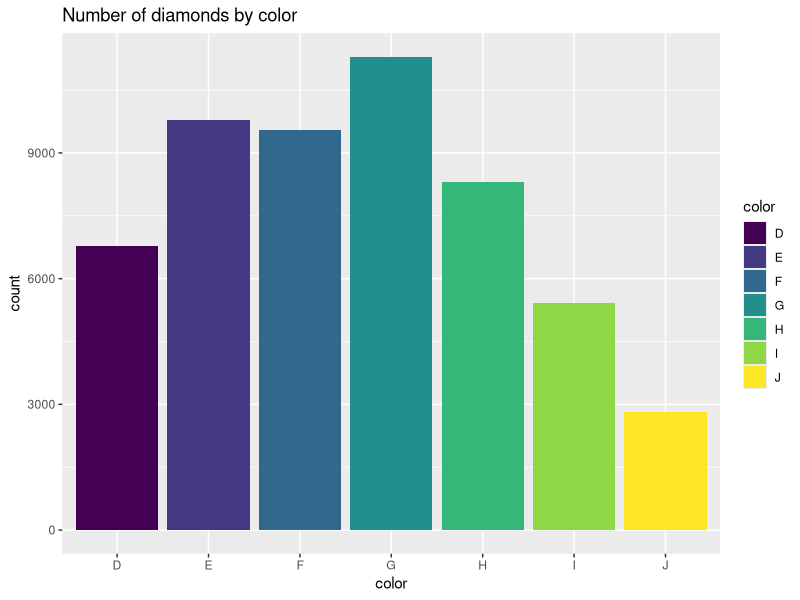
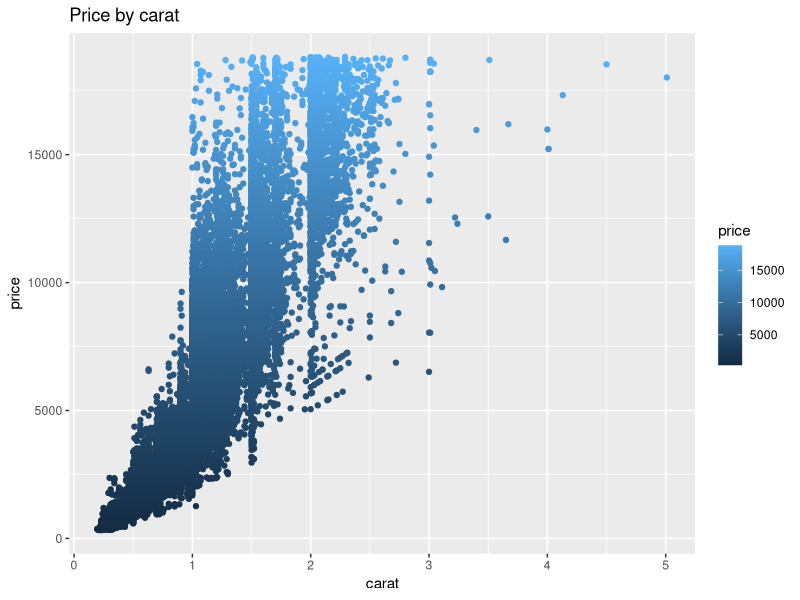
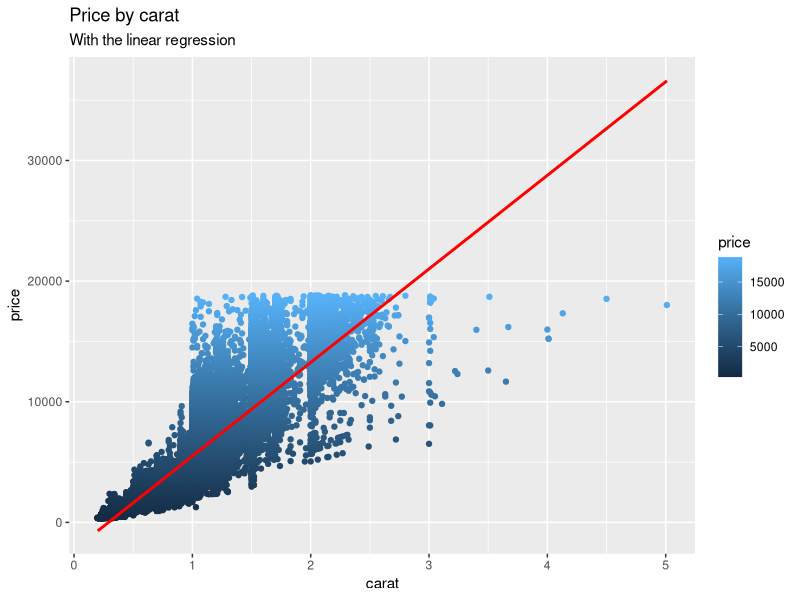

Here is the R script that generated these plots, in order:
## ---- chunk 1
library(tidyverse)
library(ggplot2)
## ---- chunk 2
data('diamonds')
## ---- chunk 3
head(diamonds)
glimpse(diamonds)
## ---- chunk 4
summary(diamonds)
## ---- chunk 5
diamonds%>%
  group_by(color)%>%
  summarize(mean_price_color = mean(diamonds$price), max_price_color = max(diamonds$price), min_price_color = min(diamonds$price))
## ---- chunk 6
diamonds%>%
  group_by(color)%>%
  ggplot(mapping = aes(x = color, fill=color))+geom_bar()+labs(title = "Number of diamonds by color")
## ---- chunk 7
ggplot(diamonds, mapping = aes(x=carat, y=price, color=price))+geom_point()+labs(title = "Price by carat")
## ---- chunk 8
ggplot(diamonds, mapping = aes(x=carat, y=price, color=price))+geom_point()+labs(title = "Price by carat", subtitle="With the linear regression")+stat_smooth(method='lm', color='red')
